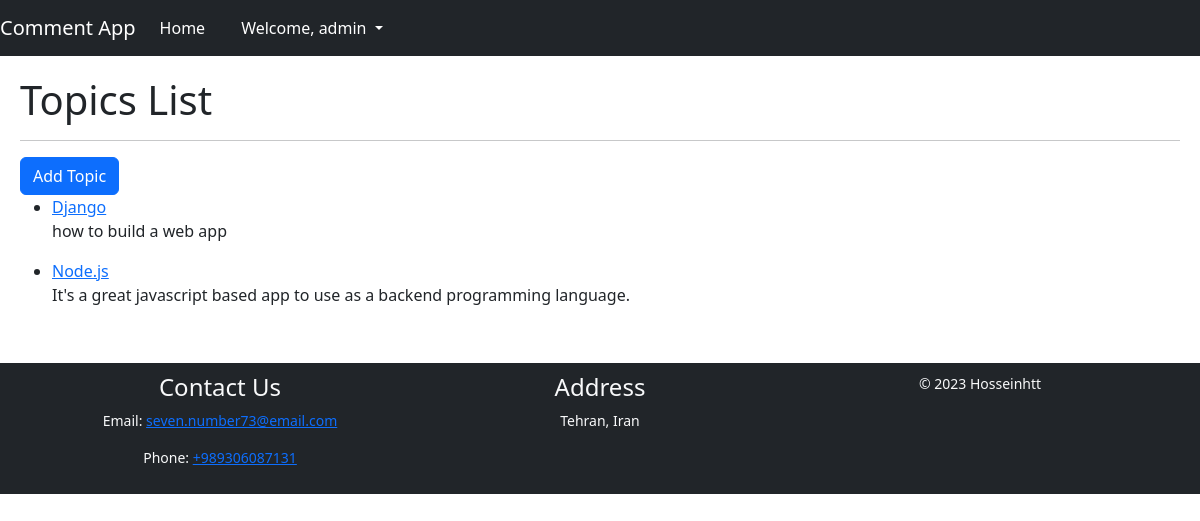
The app's page / (signed in) with its own data.
### topic/models.py (models this page shows, shortened)
class Topic(models.Model):
    title = models.CharField(max_length=200)
    description = models.TextField()

### topic/views.py (the view)
# urls.py: path('', TopicsListView.as_view(), name='topics_list'),
class TopicsListView(View):
    template_name = 'topics_list.html'  # Replace with your desired template name
    def get(self, request):
        topics = Topic.objects.all()  # Retrieve all topics from the database
        return render(request, self.template_name, {'topics': topics})

### templates/topics_list.html (shortened to what this page needs)
{% extends 'base.html' %}
{% block body %}
    <h1>Topics List</h1>
    <hr>
    {% if user.is_authenticated %}
        <a href="{% url 'topic_create' %}" class="btn btn-primary">Add Topic</a>
    {% endif %}
    <ul>
        {% for topic in topics %}
            <li>
                <a href="{% url 'topic_detail' topic.id %}">{{ topic.title }}</a>
                <p>{{ topic.description }}</p>
            </li>
        {% empty %}
            <li>No topics available.</li>
        {% endfor %}
    </ul>
    {% endblock %}

### templates/base.html (shortened to what this page needs)
{% load static %}
<!DOCTYPE html>
<html lang="en">
<head>
    <link href="https://cdn.jsdelivr.net/npm/bootstrap@5.3.2/dist/css/bootstrap.min.css" rel="stylesheet">
    <link rel="stylesheet" href="{% static 'styles.css' %}">
    <link rel="stylesheet" type="text/css" href="{% static 'styles.css' %}">
</head>
<body>
    <nav class="navbar navbar-expand-lg navbar-dark bg-dark">
        <a class="navbar-brand" href="#">Comment App</a>
        <div class="collapse navbar-collapse" id="navbarNav">
            <ul class="navbar-nav">
                {% block navbar %}
                <li class="nav-item">
                    <a class="nav-link" href="{% url 'topics_list' %}">Home</a>
                </li>
                {% endblock %}
            </ul>
            {% if user.is_authenticated %}
            <ul class="navbar-nav ml-auto">
                <li class="nav-item dropdown">
                    <a class="nav-link dropdown-toggle" href="#" id="userDropdown" role="button" data-bs-toggle="dropdown"
                aria-haspopup="true" aria-expanded="false">
                        Welcome, {{ user.username }}
                    </a>
                </li>
            </ul>
            {% endif %}
        </div>
    </nav>
    <main>
        <div class="content">
        {% block body %}{% endblock %}
    </div>
    </main>
    <footer class="footer bg-dark text-light">
        <div class="container">
            <div class="row">
                <div class="col-md-4">
                    <h4>Contact Us</h4>
                    <p>Email: <a href="mailto:seven.number73@email.com">seven.number73@email.com</a></p>
                    <p>Phone: <a href="tel:+989306087131">+989306087131</a></p>
                </div>
                <div class="col-md-4">
                    <h4>Address</h4>
                    <p>Tehran, Iran</p>
                </div>
                <div class="col-md-4 text-md-right">
                    <p>&copy; 2023 Hosseinhtt</p>
                </div>
            </div>
        </div>
    </footer>
</body>
</html>

### static/styles.css (style rules this page uses)
body { display: flex; flex-direction: column; min-height: 100vh; margin: 0; }
nav { background-color: #333; color: #fff; padding: 10px 0; text-align: center; }
.navbar-nav { list-style-type: none; margin: 0; padding: 0; }
.nav-item { display: inline-block; margin-right: 20px; }
.nav-link { color: #fff; text-decoration: none; }
.content { padding-bottom: 100px; padding: 20px; overflow-y: auto; flex-grow: 1; margin-bottom: 20px; }
.footer { background-color: #333; color: #fff; padding: 10px 0; text-align: center; font-size: 14px; position: relative; }

### records on screen
Topic: title "Django", description "how to build a web app"
Topic: title "Node.js", description "It's a great javascript based app to use as a backend programming language."

### other values on screen
{{ user.username }} "admin"
